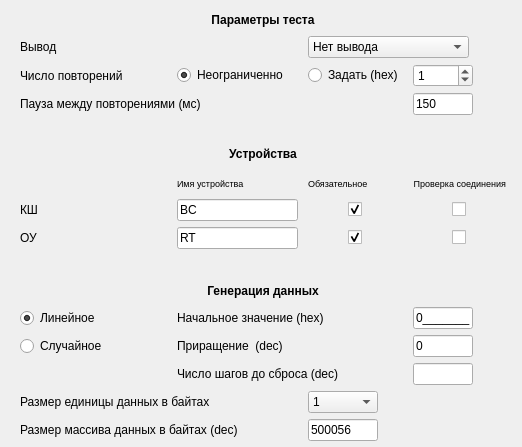
<?xml version="1.0" encoding="UTF-8"?>
<ui version="4.0">
 <class>NullComm</class>
 <widget class="QDialog" name="NullComm">
  <property name="geometry">
   <rect>
    <x>0</x>
    <y>0</y>
    <width>491</width>
    <height>447</height>
   </rect>
  </property>
  <property name="sizePolicy">
   <sizepolicy hsizetype="Fixed" vsizetype="Fixed">
    <horstretch>0</horstretch>
    <verstretch>0</verstretch>
   </sizepolicy>
  </property>
  <property name="baseSize">
   <size>
    <width>0</width>
    <height>900</height>
   </size>
  </property>
  <property name="windowTitle">
   <string>Тест для отладки тестов</string>
  </property>
  <property name="windowIcon">
   <iconset resource="../tgca/tgca.qrc">
    <normaloff>:/pictogram/spinner.png</normaloff>:/pictogram/spinner.png</iconset>
  </property>
  <layout class="QGridLayout" name="gridLayout">
   <property name="leftMargin">
    <number>20</number>
   </property>
   <property name="topMargin">
    <number>10</number>
   </property>
   <property name="rightMargin">
    <number>16</number>
   </property>
   <property name="bottomMargin">
    <number>6</number>
   </property>
   <property name="horizontalSpacing">
    <number>10</number>
   </property>
   <item row="7" column="4">
    <widget class="QLabel" name="labeConnect">
     <property name="font">
      <font>
       <pointsize>7</pointsize>
      </font>
     </property>
     <property name="text">
      <string>Проверка соединения</string>
     </property>
     <property name="alignment">
      <set>Qt::AlignRight|Qt::AlignTrailing|Qt::AlignVCenter</set>
     </property>
    </widget>
   </item>
   <item row="28" column="3">
    <widget class="QComboBox" name="comboBoxUnit">
     <property name="maximumSize">
      <size>
       <width>70</width>
       <height>16777215</height>
      </size>
     </property>
     <item>
      <property name="text">
       <string>1</string>
      </property>
     </item>
     <item>
      <property name="text">
       <string>2</string>
      </property>
     </item>
     <item>
      <property name="text">
       <string>4</string>
      </property>
     </item>
    </widget>
   </item>
   <item row="27" column="4">
    <widget class="QLineEdit" name="lineEditNumStep">
     <property name="maximumSize">
      <size>
       <width>60</width>
       <height>16777215</height>
      </size>
     </property>
    </widget>
   </item>
   <item row="25" column="1" colspan="3">
    <widget class="QLabel" name="labelBegin">
     <property name="maximumSize">
      <size>
       <width>150</width>
       <height>16777215</height>
      </size>
     </property>
     <property name="text">
      <string>Начальное значение (hex)</string>
     </property>
    </widget>
   </item>
   <item row="26" column="0">
    <widget class="QRadioButton" name="radioButtonRand">
     <property name="text">
      <string>Случайное</string>
     </property>
     <attribute name="buttonGroup">
      <string notr="true">buttonGroupData</string>
     </attribute>
    </widget>
   </item>
   <item row="4" column="0" colspan="2">
    <widget class="QLabel" name="labelPause">
     <property name="text">
      <string>Пауза между повторениями (мс)</string>
     </property>
    </widget>
   </item>
   <item row="25" column="0">
    <widget class="QRadioButton" name="radioButtonLin">
     <property name="text">
      <string>Линейное                    </string>
     </property>
     <property name="checked">
      <bool>true</bool>
     </property>
     <attribute name="buttonGroup">
      <string notr="true">buttonGroupData</string>
     </attribute>
    </widget>
   </item>
   <item row="25" column="4">
    <widget class="QLineEdit" name="lineEditBegin">
     <property name="maximumSize">
      <size>
       <width>60</width>
       <height>16777215</height>
      </size>
     </property>
     <property name="inputMethodHints">
      <set>Qt::ImhUppercaseOnly</set>
     </property>
     <property name="inputMask">
      <string>HHHHHHHH;_</string>
     </property>
     <property name="text">
      <string>0</string>
     </property>
    </widget>
   </item>
   <item row="4" column="4">
    <widget class="QLineEdit" name="lineEditPause">
     <property name="maximumSize">
      <size>
       <width>60</width>
       <height>16777215</height>
      </size>
     </property>
     <property name="inputMask">
      <string>0009</string>
     </property>
     <property name="text">
      <string>150</string>
     </property>
    </widget>
   </item>
   <item row="7" column="1" colspan="2">
    <widget class="QLabel" name="labelName">
     <property name="font">
      <font>
       <pointsize>7</pointsize>
      </font>
     </property>
     <property name="text">
      <string>Имя устройства</string>
     </property>
    </widget>
   </item>
   <item row="21" column="0" colspan="5">
    <widget class="QLabel" name="labelHeaderData">
     <property name="font">
      <font>
       <weight>75</weight>
       <bold>true</bold>
      </font>
     </property>
     <property name="text">
      <string>Генерация данных</string>
     </property>
     <property name="alignment">
      <set>Qt::AlignCenter</set>
     </property>
    </widget>
   </item>
   <item row="12" column="3" alignment="Qt::AlignHCenter">
    <widget class="QCheckBox" name="checkBoxDevRT">
     <property name="maximumSize">
      <size>
       <width>30</width>
       <height>16777215</height>
      </size>
     </property>
     <property name="layoutDirection">
      <enum>Qt::RightToLeft</enum>
     </property>
     <property name="text">
      <string/>
     </property>
     <property name="checked">
      <bool>true</bool>
     </property>
    </widget>
   </item>
   <item row="11" column="4" alignment="Qt::AlignHCenter">
    <widget class="QCheckBox" name="checkBoxConnBC">
     <property name="maximumSize">
      <size>
       <width>30</width>
       <height>16777215</height>
      </size>
     </property>
     <property name="layoutDirection">
      <enum>Qt::RightToLeft</enum>
     </property>
     <property name="text">
      <string/>
     </property>
    </widget>
   </item>
   <item row="12" column="0">
    <widget class="QLabel" name="labelDevRT">
     <property name="text">
      <string>ОУ</string>
     </property>
    </widget>
   </item>
   <item row="3" column="3">
    <widget class="QRadioButton" name="radioButtonEnter">
     <property name="text">
      <string>Задать (hex)</string>
     </property>
     <attribute name="buttonGroup">
      <string notr="true">buttonGroupRepeat</string>
     </attribute>
    </widget>
   </item>
   <item row="12" column="1" colspan="2">
    <widget class="QLineEdit" name="lineEditDevRT">
     <property name="text">
      <string>RT</string>
     </property>
    </widget>
   </item>
   <item row="11" column="1" colspan="2">
    <widget class="QLineEdit" name="lineEditDevBC">
     <property name="text">
      <string>BC</string>
     </property>
    </widget>
   </item>
   <item row="12" column="4" alignment="Qt::AlignHCenter">
    <widget class="QCheckBox" name="checkBoxConnRT">
     <property name="maximumSize">
      <size>
       <width>30</width>
       <height>16777215</height>
      </size>
     </property>
     <property name="layoutDirection">
      <enum>Qt::RightToLeft</enum>
     </property>
     <property name="text">
      <string/>
     </property>
    </widget>
   </item>
   <item row="29" column="3">
    <widget class="QLineEdit" name="lineEditBufLen">
     <property name="maximumSize">
      <size>
       <width>70</width>
       <height>16777215</height>
      </size>
     </property>
     <property name="inputMask">
      <string>000009</string>
     </property>
     <property name="text">
      <string>500056</string>
     </property>
    </widget>
   </item>
   <item row="11" column="3" alignment="Qt::AlignHCenter">
    <widget class="QCheckBox" name="checkBoxDevBC">
     <property name="maximumSize">
      <size>
       <width>30</width>
       <height>16777215</height>
      </size>
     </property>
     <property name="layoutDirection">
      <enum>Qt::RightToLeft</enum>
     </property>
     <property name="text">
      <string/>
     </property>
     <property name="checked">
      <bool>true</bool>
     </property>
    </widget>
   </item>
   <item row="6" column="0" colspan="5">
    <widget class="QLabel" name="labelHeaderDevices">
     <property name="font">
      <font>
       <weight>75</weight>
       <bold>true</bold>
      </font>
     </property>
     <property name="text">
      <string>Устройства</string>
     </property>
     <property name="alignment">
      <set>Qt::AlignHCenter|Qt::AlignTop</set>
     </property>
    </widget>
   </item>
   <item row="3" column="1">
    <widget class="QRadioButton" name="radioButtonUnlimited">
     <property name="text">
      <string>Неограниченно</string>
     </property>
     <property name="checked">
      <bool>true</bool>
     </property>
     <attribute name="buttonGroup">
      <string notr="true">buttonGroupRepeat</string>
     </attribute>
    </widget>
   </item>
   <item row="5" column="0" colspan="5">
    <widget class="QLabel" name="labelSpace1">
     <property name="text">
      <string/>
     </property>
    </widget>
   </item>
   <item row="3" column="0">
    <widget class="QLabel" name="labelHeaderRepeat">
     <property name="text">
      <string>Число повторений</string>
     </property>
    </widget>
   </item>
   <item row="1" column="0" colspan="2">
    <widget class="QLabel" name="labelOutput">
     <property name="text">
      <string>Вывод</string>
     </property>
    </widget>
   </item>
   <item row="29" column="0" colspan="3">
    <widget class="QLabel" name="labelBufLen">
     <property name="text">
      <string>Размер массива данных в байтах (dec)</string>
     </property>
    </widget>
   </item>
   <item row="28" column="0" colspan="3">
    <widget class="QLabel" name="labelUnit">
     <property name="text">
      <string>Размер единицы данных в байтах</string>
     </property>
    </widget>
   </item>
   <item row="26" column="4">
    <widget class="QLineEdit" name="lineEditStep">
     <property name="maximumSize">
      <size>
       <width>60</width>
       <height>16777215</height>
      </size>
     </property>
     <property name="text">
      <string>0</string>
     </property>
    </widget>
   </item>
   <item row="26" column="1" colspan="3">
    <widget class="QLabel" name="labelStep">
     <property name="text">
      <string>Приращение  (dec)</string>
     </property>
    </widget>
   </item>
   <item row="27" column="1" colspan="3">
    <widget class="QLabel" name="labelNumStep">
     <property name="text">
      <string>Число шагов до сброса (dec)</string>
     </property>
    </widget>
   </item>
   <item row="13" column="0" colspan="5">
    <widget class="QLabel" name="labelSpace3">
     <property name="text">
      <string/>
     </property>
    </widget>
   </item>
   <item row="1" column="3" colspan="2">
    <widget class="QComboBox" name="comboBoxOut">
     <property name="maximumSize">
      <size>
       <width>161</width>
       <height>16777215</height>
      </size>
     </property>
     <property name="currentIndex">
      <number>0</number>
     </property>
     <item>
      <property name="text">
       <string>Нет вывода</string>
      </property>
     </item>
     <item>
      <property name="text">
       <string>Вывод в окно тестов</string>
      </property>
     </item>
     <item>
      <property name="text">
       <string>Вывод на консоль</string>
      </property>
     </item>
     <item>
      <property name="text">
       <string>Отладочный вывод</string>
      </property>
     </item>
    </widget>
   </item>
   <item row="11" column="0">
    <widget class="QLabel" name="labelDevBC">
     <property name="text">
      <string>КШ</string>
     </property>
    </widget>
   </item>
   <item row="0" column="0" colspan="5">
    <widget class="QLabel" name="labelHeaderCommand">
     <property name="font">
      <font>
       <weight>75</weight>
       <bold>true</bold>
      </font>
     </property>
     <property name="text">
      <string>Параметры теста</string>
     </property>
     <property name="alignment">
      <set>Qt::AlignCenter</set>
     </property>
    </widget>
   </item>
   <item row="7" column="3">
    <widget class="QLabel" name="labelReq">
     <property name="font">
      <font>
       <pointsize>7</pointsize>
      </font>
     </property>
     <property name="text">
      <string>Обязательное</string>
     </property>
    </widget>
   </item>
   <item row="3" column="4">
    <widget class="QSpinBox" name="spinBoxCycle">
     <property name="maximumSize">
      <size>
       <width>60</width>
       <height>16777215</height>
      </size>
     </property>
     <property name="maximum">
      <number>9999</number>
     </property>
     <property name="value">
      <number>1</number>
     </property>
     <property name="displayIntegerBase">
      <number>16</number>
     </property>
    </widget>
   </item>
  </layout>
 </widget>
 <resources>
  <include location="../tgca/tgca.qrc"/>
 </resources>
 <connections/>
 <buttongroups>
  <buttongroup name="buttonGroupRepeat"/>
  <buttongroup name="buttonGroupData"/>
 </buttongroups>
</ui>
